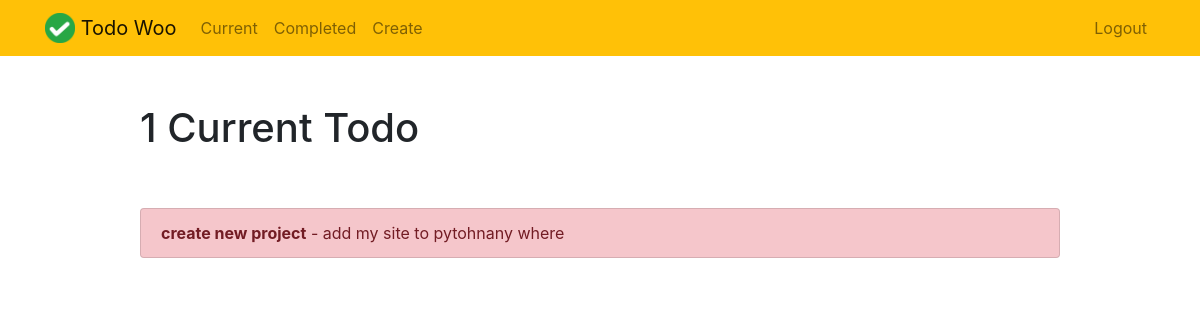
The page /current/ (signed in) on the database as committed earlier.
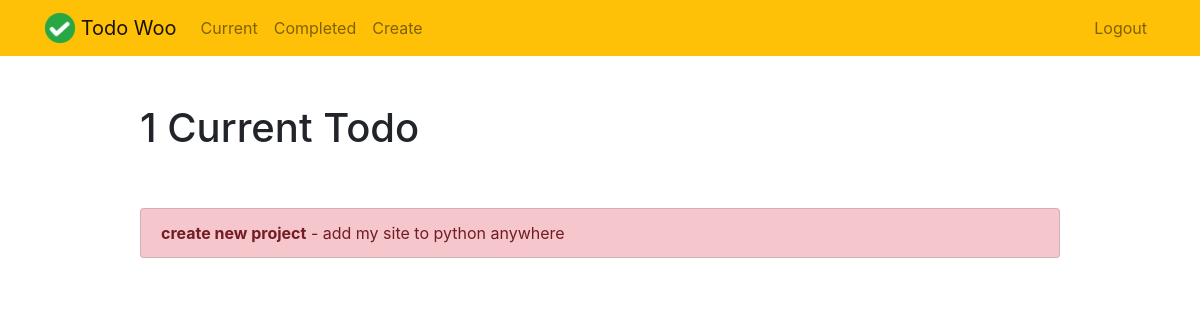
The same page on the database as committed later.
### toDo/models.py (models this page shows, shortened)
class ToDo(models.Model):
    user = models.ForeignKey(User, on_delete=models.CASCADE)
    title = models.CharField(max_length=120)
    memo = models.TextField(blank=True)
    created=models.DateTimeField(auto_now_add= True)
    date_completed= models.DateTimeField(null=True,blank=True) #when someone hits complete it wil fill
    important = models.BooleanField(default=False)

### toDo/views.py (the view)
# urls.py: path('current/',views.currenttodos , name='currenttodos'),
@login_required
def currenttodos(request):
    todos = ToDo.objects.filter(user=request.user, date_completed__isnull=True)
    return render(request, 'toDo/currenttodos.html', {'todos': todos})

### toDo/templates/toDo/currenttodos.html
{% extends "todo/base.html" %}
{% block content %}
<div class="row justify-content-center mt-5">
    <div class="col-md-10">
        {% if todos %}
        <h1>{{ todos.count }} Current Todo{{ todos.count|pluralize }}</h1>
        {% else %}
        <h1>Current Todos</h1>
        {% endif %}
    </div>
</div>
<div class="row justify-content-center mt-5">
    <div class="col-md-10">
        {% if todos %}
        <div class="list-group">
            {% for todo in todos %}
            <a href="{% url 'viewtodo' todo.id %}"
                class="list-group-item list-group-item-action{% if todo.important %} list-group-item-danger{% endif %}"><b>
                    {{todo.title }}</b>{% if todo.memo %} - {{ todo.memo|truncatechars:30 }}{% endif %}</a>
            {% endfor %}
        </div>
        {% else %}
        <div class="text-center">
            <h2>Looks like you don't have any todos! Nice work.</h2>
            <br>
            <a role="button" class="btn btn-primary" href="{% url 'createtodo' %}">New Todo</a>
        </div>
        {% endif %}
    </div>
</div>
{% endblock %}

Rows that differ between the two databases and show on the page:
changed ToDo "create new project": memo "add my site to pytohnany where" → "add my site to python anywhere"
